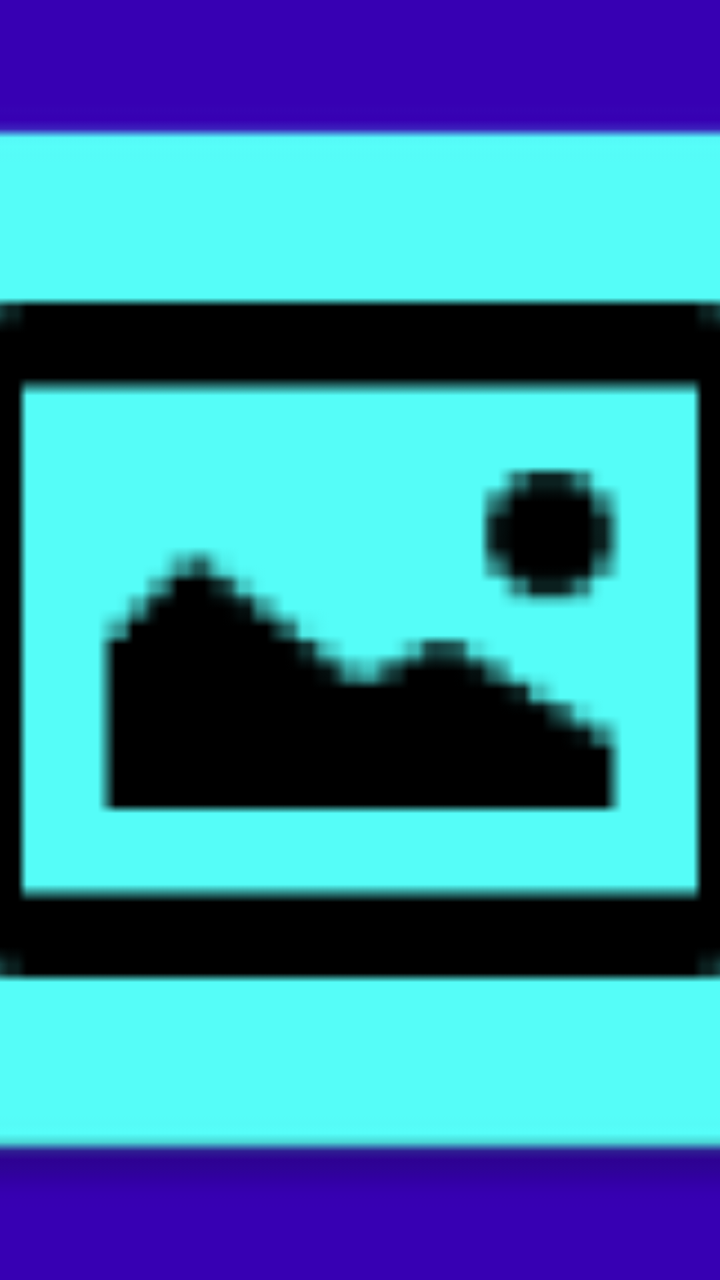
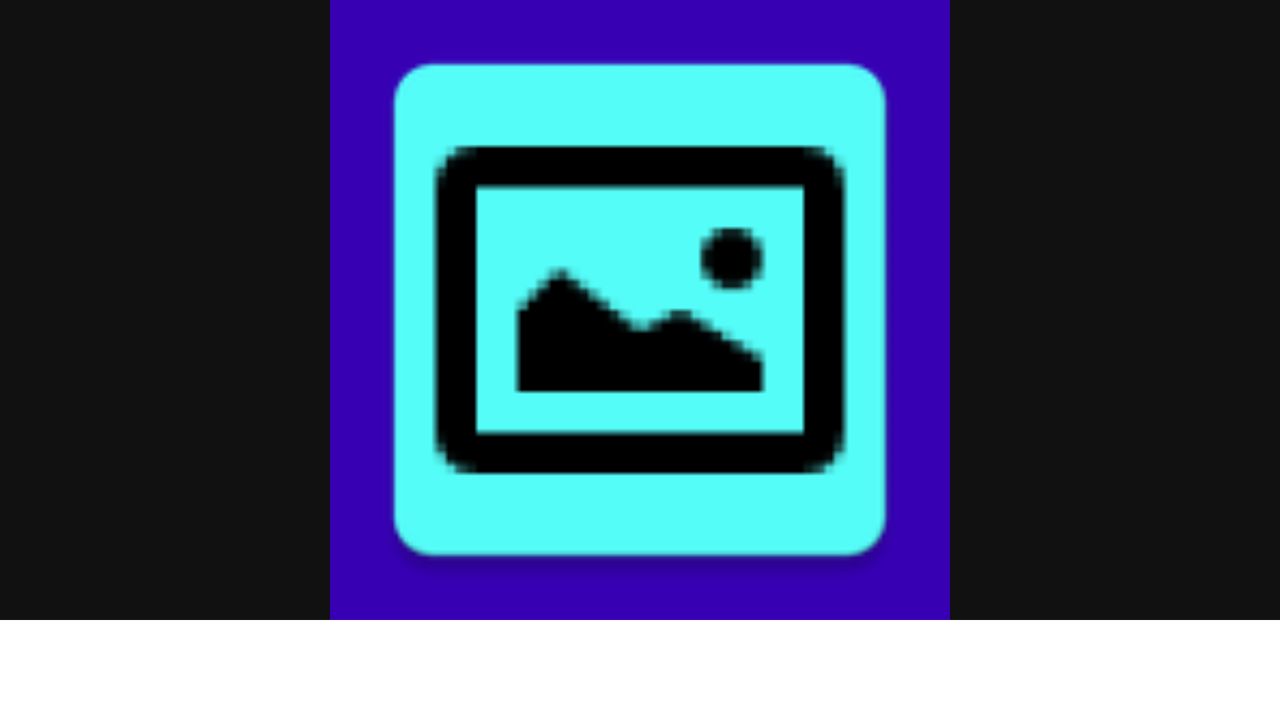

An Android layout and its configuration variant, each rendered on a device that would load it. The default file and the variant file are quoted in full after the pictures.
<!-- AndroidManifest.xml: application theme AppTheme -->
<!-- res/layout/fragment_picture.xml -->
<?xml version="1.0" encoding="utf-8"?>
<RelativeLayout xmlns:android="http://schemas.android.com/apk/res/android"
    xmlns:tools="http://schemas.android.com/tools"
    android:layout_width="match_parent"
    android:layout_height="match_parent"
    tools:context=".activities.PictureActivity">

    <ImageView
        android:id="@+id/preview_image"
        android:background="@color/colorPrimaryDark"
        android:src="@mipmap/ic_picture"
        android:layout_width="match_parent"
        android:layout_height="match_parent"
        android:scaleType="centerCrop"
        android:layout_centerInParent="true"
        android:contentDescription="@string/take_picture" />

</RelativeLayout>
<!-- resources referenced by this layout -->
<resources>
  <!-- mipmap ic_picture: png bitmap (mipmap-hdpi, 1424 bytes) -->
  <string name="take_picture">Take Picture</string>
</resources>
<!-- res/layout-land/fragment_picture.xml (the repository's variant of the layout above) -->
<!-- drawn on the phone turned sideways -->
<?xml version="1.0" encoding="utf-8"?>
<ScrollView xmlns:android="http://schemas.android.com/apk/res/android"
    xmlns:tools="http://schemas.android.com/tools"
    android:layout_width="match_parent"
    android:layout_height="match_parent"
    tools:context=".activities.PictureActivity">

    <LinearLayout
        android:layout_width="match_parent"
        android:layout_height="wrap_content"
        android:gravity="center"
        android:background="#111"
        android:orientation="vertical">

        <ImageView
            android:id="@+id/preview_image"
            android:background="@color/colorPrimaryDark"
            android:src="@mipmap/ic_picture"
            android:layout_width="310dp"
            android:layout_height="310dp"
            android:scaleType="centerCrop"
            android:contentDescription="@string/take_picture" />

    </LinearLayout>
</ScrollView>
